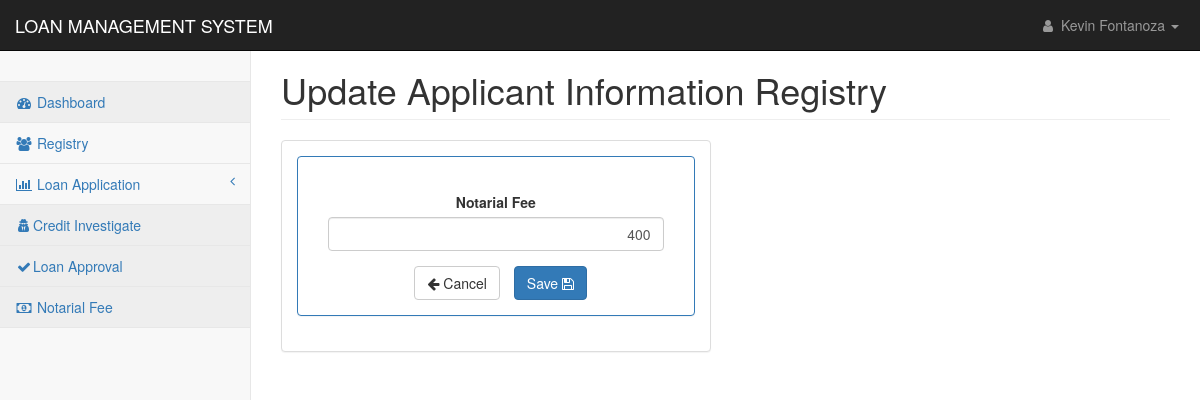
The app's page /pages/setting_notarial_update.php?id=1 (signed in), older data.
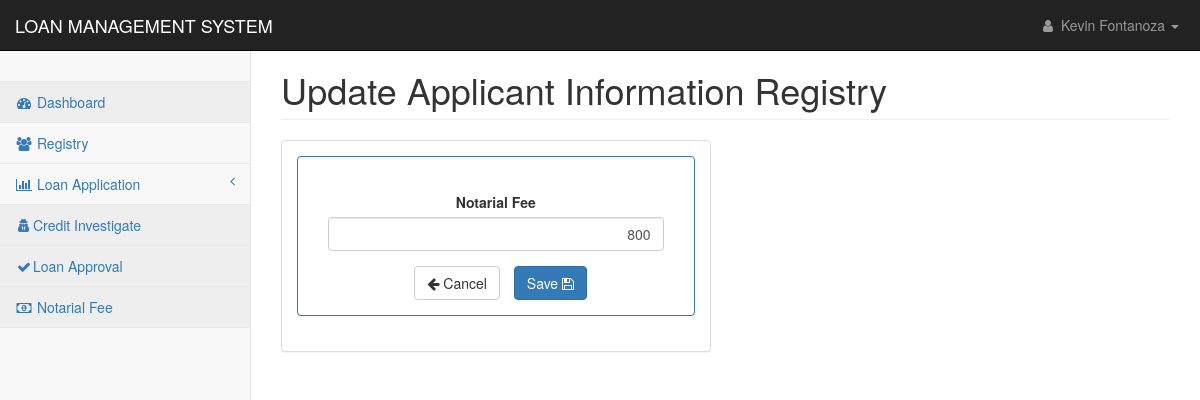
The same page, newer data.
### tables this page shows
CREATE TABLE `fees` (
  `notarial_id` int(11) DEFAULT NULL,
  `notarial_fee` float NOT NULL
);

### pages/setting_notarial_update.php (the view, shortened to what the changed rows need)
<?php
if($_SESSION['user_id']){
?>
<!DOCTYPE html>
<html lang="en">
<head>
    <link href="../css/bootstrap.min.css" rel="stylesheet">
    <link href="../css/metisMenu.min.css" rel="stylesheet">
    <link href="../css/startmin.css" rel="stylesheet">
    <link href="../css/multi-step.css" rel="stylesheet">
    <link href="../css/toast/beautyToast.css" rel="stylesheet">
    <link href="../css/loader.css" rel="stylesheet">
    <link href="../css/font-awesome.min.css" rel="stylesheet" type="text/css">
</head>
<body>
    <div id="wrapper">
        <div id="page-wrapper">
            <div class="container-fluid">
                <div class="row">
                    <div class="col-lg-12">
                        <h1 class="page-header">Update Applicant Information Registry</h1>
                    </div>
                </div>
                <div class="row">
                    <div class="col-lg-6">
                        <div class="panel tabbed-panel panel-default">
                            <div class="panel-body">
                                <div class="tab-content">
                                    <div class="tab-pane fade in active" id="tab-default-1">
                                        <div class="panel panel-primary">
                                            <div class="panel-body">
                                                <div class="container-fluid" id="grad1">
                                                    <div class="row justify-content-center mt-0">
                                                        <div class="col-12">
                                                            <div class="card">
                                                                <div class="row">
                                                                    <?php
                                                                    include '../config/conn.php';
                                                                    $sql = "SELECT * FROM  fees";
                                                                    $result = mysqli_query($con, $sql);
                                                                    foreach($result as $row){
                                                                    ?>
                                                                    <div class="col-lg-12 mx-0">
                                                                        <form id="msform" method="POST"
                                                                            action="../request/reg_notarial.php">
                                                                            <div class="col-lg-12">
                                                                                <div class="form-group">
                                                                                    <label>Notarial Fee</label>
                                                                                    <input
                                                                                        class="form-control text-right"
                                                                                        name="notarial"
                                                                                        value="<?php echo $row['notarial_fee'] ?>">
                                                                                </div>
                                                                            </div>
                                                                            <a href="setting_notarial.php"
                                                                                id="submit_add" class="btn-default btn"
                                                                                style="margin-left: 10px;">
                                                                                <i class="fa fa-arrow-left"></i>
                                                                                Cancel</a>
                                                                            <button type="submit" name="submit_notarial"
                                                                                class="btn-primary btn"
                                                                                style="margin-left: 10px;">
                                                                                Save <i class="fa fa-save"></i></button>
                                                                        </form>
                                                                    </div>
                                                                </div>
                                                                <?php
                                                                    }
                                                                ?>
                                                            </div>
                                                        </div>
                                                    </div>
                                                </div>
                                            </div>
                                        </div>
                                    </div>
                                </div>
                            </div>
                        </div>
                    </div>
                </div>
            </div>
        </div>
    </div>
</body>
</html>
<?php
}else{
    header('location: index.php');
}
?>

Row changes from the older to the newer data that the page shows:
changed fees: notarial "400" → "800"
